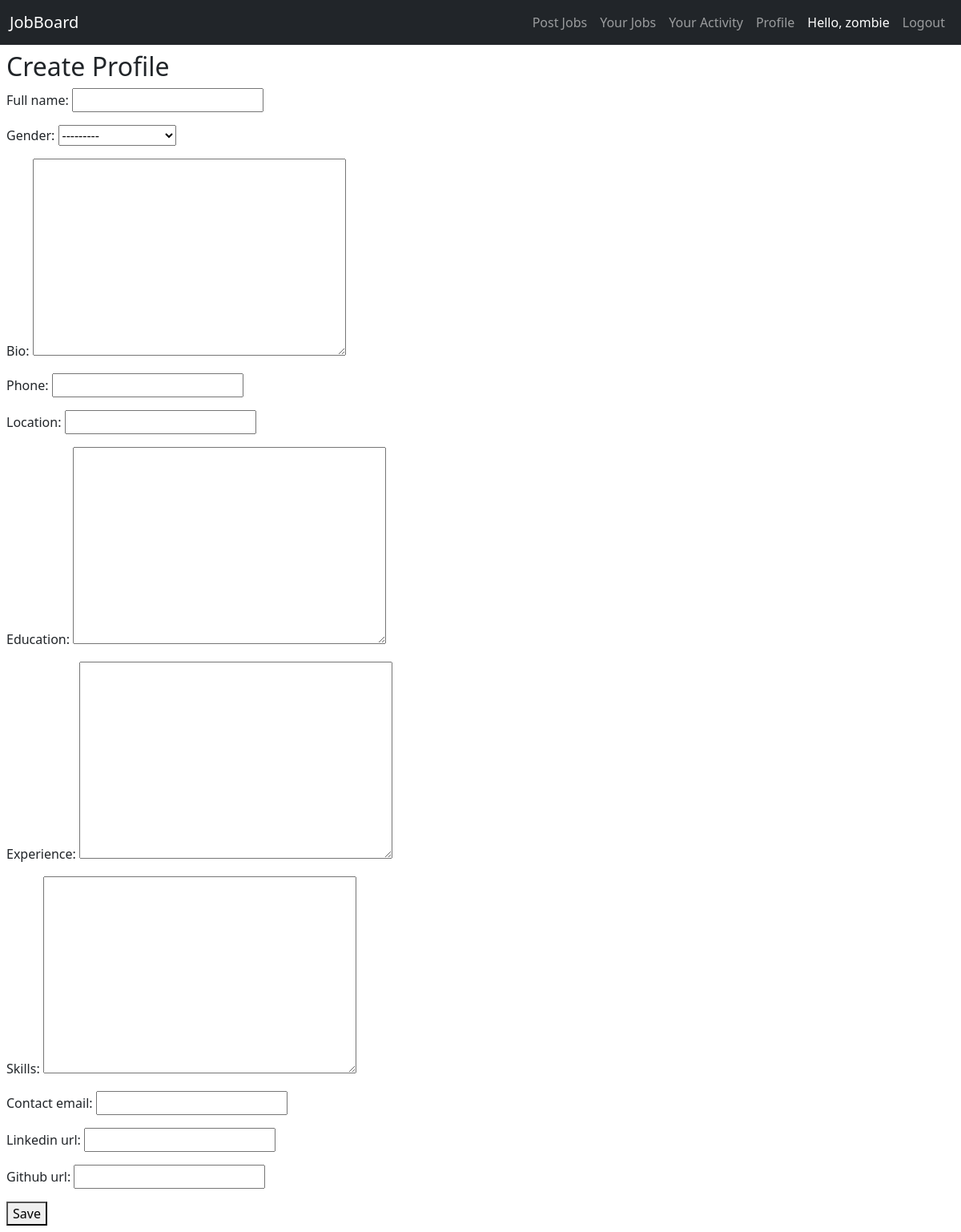
/profile/ (signed in), run on an earlier commit of the app's database.
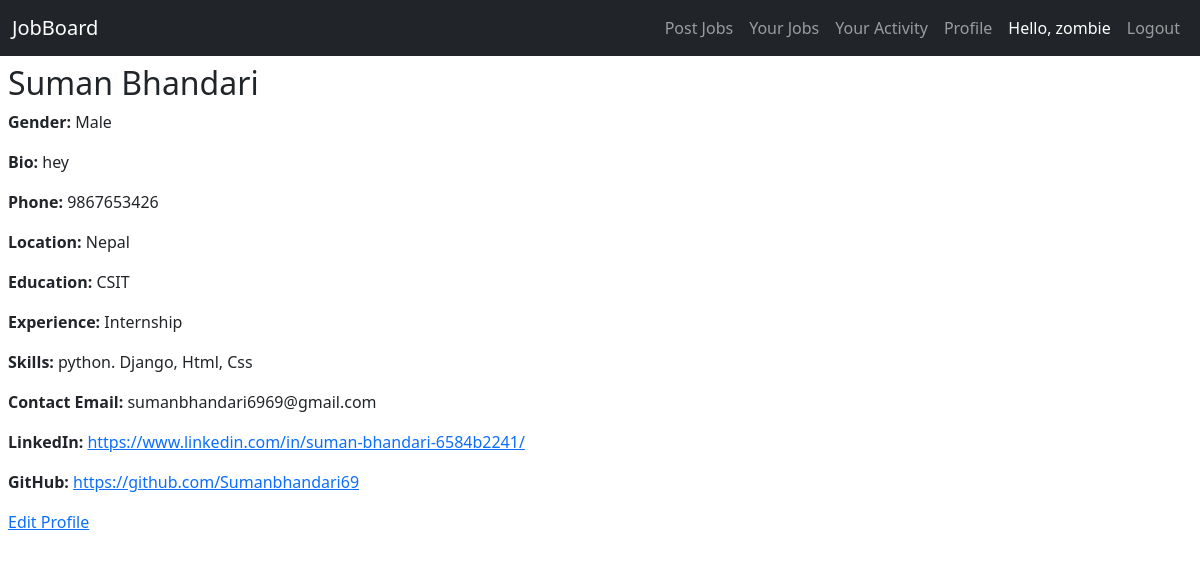
And on a later commit of the database.
### jobs/models.py (models this page shows)
class UserProfile(models.Model):
    GENDER_CHOICES = [
        ('M', 'Male'),
        ('F', 'Female'),
        ('O', 'Other'),
        ('N', 'Prefer not to say'),
    ]
    user = models.OneToOneField(User, on_delete=models.CASCADE)
    full_name = models.CharField(max_length=100)
    gender = models.CharField(max_length=1, choices=GENDER_CHOICES)
    bio = models.TextField(blank=True)
    phone = models.CharField(max_length=20, blank=True)
    location = models.CharField(max_length=100, blank=True)
    education = models.TextField(blank=True)
    experience = models.TextField(blank=True)
    skills = models.TextField(blank=True)
    contact_email = models.EmailField(blank=True)
    linkedin_url = models.URLField(blank=True)
    github_url = models.URLField(blank=True)
    def __str__(self):
        return f"{self.user.username}'s Profile"

### jobs/views.py (the view, shortened to what this page needs)
# urls.py: path('profile/', ProfileView.as_view(), name='profile'),
class ProfileView(LoginRequiredMixin, View):
    login_url = 'login'
    def get(self, request):
        user = request.user
        response = render(request, "app/profile_public.html")
        profile = UserProfile.objects.filter(user=user).first()
        if not profile:
            form = UserProfileForm()
            return render(request, 'app/profile_form.html', {
                'form': form,
                'edit_mode': True
            })
        if request.GET.get('edit') == '1':
            form = UserProfileForm(instance=profile)
            return render(request, 'app/profile_form.html', {
                'form': form,
                'edit_mode': True
            })
        data= {
            'profile': profile,
            'edit_mode': False
        }
        print(data)
        return render(request, 'app/profile_public.html',data)

### templates/app/profile_public.html (shortened to what this page needs)
{% extends "app/base.html" %}
{%block content %}
<h2>{{ profile.full_name }}</h2>
<p><strong>Gender:</strong> {{ profile.get_gender_display }}</p>
<p><strong>Bio:</strong> {{ profile.bio }}</p>
<p><strong>Phone:</strong> {{ profile.phone }}</p>
<p><strong>Location:</strong> {{ profile.location }}</p>
<p><strong>Education:</strong> {{ profile.education }}</p>
<p><strong>Experience:</strong> {{ profile.experience }}</p>
<p><strong>Skills:</strong> {{ profile.skills }}</p>
<p><strong>Contact Email:</strong> {{ profile.contact_email }}</p>
<p>
  <strong>LinkedIn:</strong>
  <a href="{{ profile.linkedin_url }}" target="_blank"
    >{{ profile.linkedin_url }}</a
  >
</p>
<p>
  <strong>GitHub:</strong>
  <a href="{{ profile.github_url }}" target="_blank"
    >{{ profile.github_url }}</a
  >
</p>
<a href="{% url 'profile' %}?edit=1">Edit Profile</a>
{% endblock content %}

### templates/app/base.html (shortened to what this page needs)
<!DOCTYPE html>
<html lang="en">
  <head>
    <link
      href="https://cdn.jsdelivr.net/npm/bootstrap@5.3.7/dist/css/bootstrap.min.css"
      rel="stylesheet"
    />
  </head>
  <body>
    <nav class="navbar navbar-expand-lg navbar-dark bg-dark">
      <div class="container-fluid">
        <a class="navbar-brand" href="{% url 'home' %}">JobBoard</a>
        <div class="collapse navbar-collapse" id="navbarNavAltMarkup">
          <div class="navbar-nav ms-auto">
            <a class="nav-link " href="{% url 'create_job' %}">Post Jobs</a>
            <a class="nav-link " href="{% url 'user_job' %}">Your Jobs</a>
            <a class="nav-link " href="#">Your Activity</a>
            <a class="nav-link " href="{% url 'profile' %}">Profile</a>
            {% if user.is_authenticated %}
            <span class="nav-link text-white">Hello, {{ user.username }}</span>
            <form
              method="post"
              action="{% url 'logout' %}"
              style="display: inline"
            >
              <button
                type="submit"
                class="nav-link btn "
              >
                Logout
              </button>
            </form>
            {% else %}
            <a class="nav-link" href="{% url 'login' %}">Login</a>
            <a class="nav-link" href="{% url 'signup' %}">Sign Up</a>
            {% endif %}
          </div>
        </div>
      </div>
    </nav>
    <div class="p-2 md:p-4 lg:p-6">
      {% block content%} {% endblock content%}
    </div>
  </body>
</html>

### templates/app/profile_form.html (shortened to what this page needs)
{% extends "app/base.html" %}
{% block content %}
  <h2>{% if form.instance.pk %}Edit Profile{% else %}Create Profile{% endif %}</h2>
  <form method="POST" novalidate>
    {{ form.as_p }}
    <button type="submit" class="button primary">Save</button>
  </form>
{% endblock %}

What changed in the data, as far as the page shows it:
added UserProfile: full_name "Suman Bhandari", gender "Male", bio "hey", phone "9867653426", location "Nepal", education "CSIT", experience "Internship", skills "python. Django, Html, Css", contact_email "sumanbhandari6969@gmail.com", linkedin_url "https://www.linkedin.com/in/suman-bhandari-6584b2241/", github_url "https://github.com/Sumanbhandari69"
Also different on the page:
form field gender: "---------" → (not shown)
text no longer shown: "Create Profile Full name: Gender: Bio: Phone: Location: Education: Experience: Skills: Contact email: Linkedin url: Github url: Save"
text now shown: "Gender: Bio: Phone: Location: Education: Experience: Skills: Contact Email: LinkedIn: GitHub: Edit Profile"
